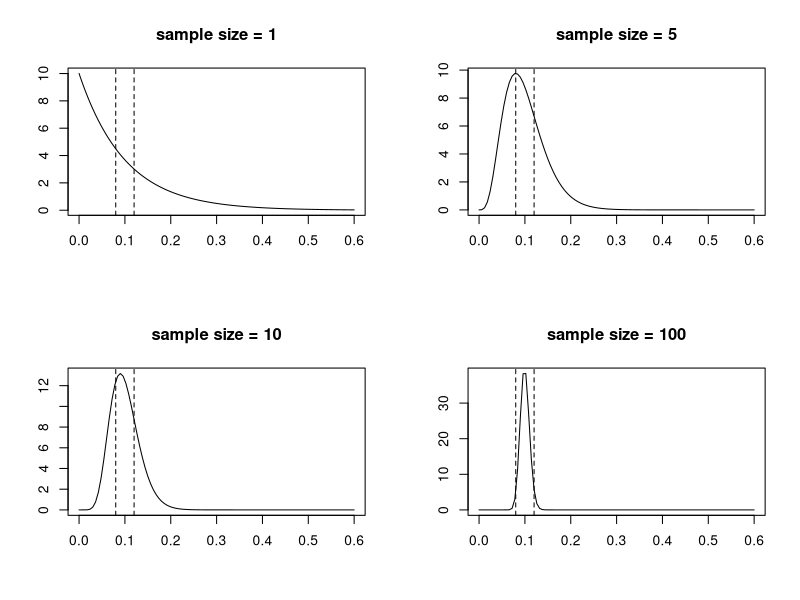
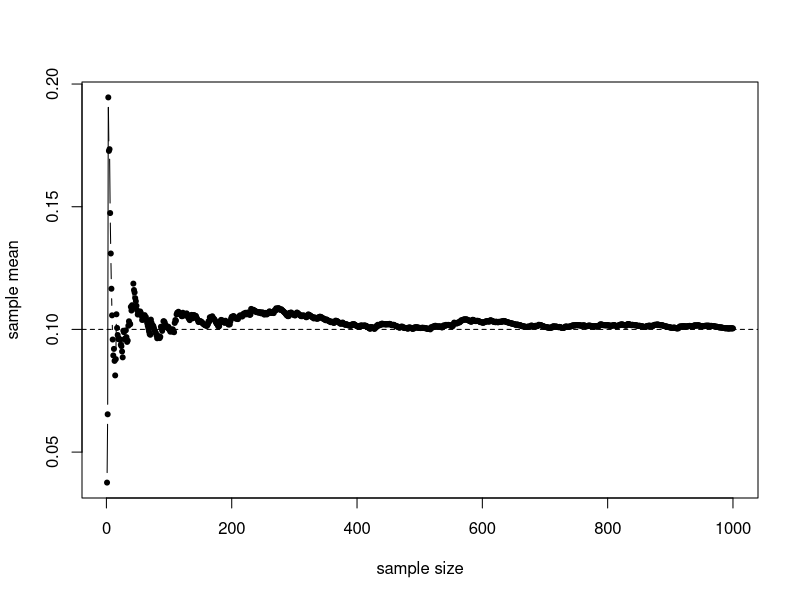
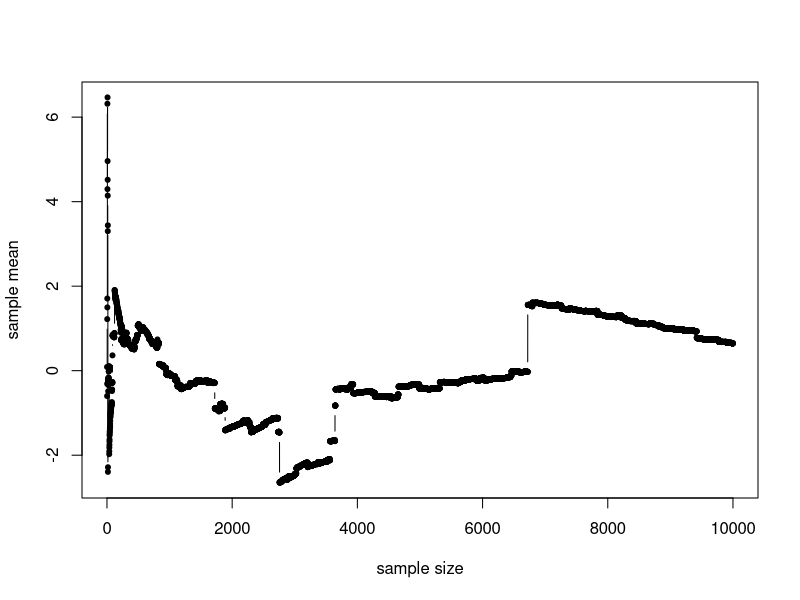
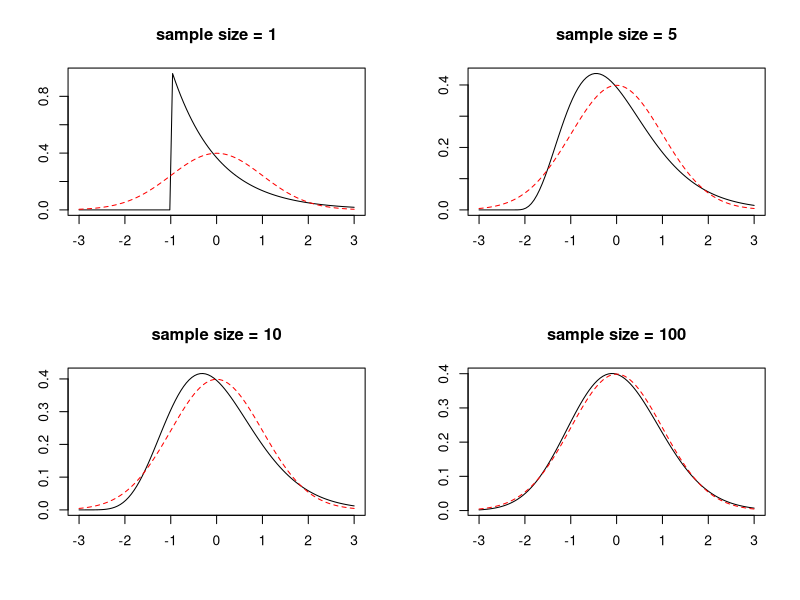

The R script that drew these images, in order:
## illustration of Law of Large Numbers (LLN)
set.seed(777) # set the initial seed

n = 1e3 # sample size

# exponential distribution
lam = 10
x = rexp(n,lam) 
true_val = 1/lam


# weak LLN 
par(mfrow=c(2,2))
ns = c(1,5,10,100)
h = true_val/5
for(i in ns)
{
  denFun = function (x) dgamma(x,i,i*lam) # density function
  plot(denFun, 0, 0.6,
       xlab="",ylab="",main=paste0('sample size = ',i))
  abline(v=c(true_val-h,true_val+h),lty=2)
}

# strong LLN
par(mfrow=c(1,1))
x_bar = cumsum(x)/(1:n)
plot(1:n,x_bar,pch=20,type = 'b',xlab='sample size',
     ylab='sample mean')
abline(h=true_val,lty=2)


# the Cauchy Distribution (does not converge)
n = 1e4
par(mfrow=c(1,1))
x = rcauchy(n) 
x_bar = cumsum(x)/(1:n)
plot(1:n,x_bar,pch=20,type = 'b',xlab='sample size',
     ylab='sample mean')


## illustration of central limit theorem (CLT)

# exponential distribution

par(mfrow=c(2,2))
for(i in ns)
{
  mu = true_val
  sig = 1/lam/sqrt(i)
  denFun = function (x) sig*dgamma(mu+sig*x,i,i*lam) # density function after normalizing
  plot(denFun, -3, 3,
       xlab="",ylab="",main=paste0('sample size = ',i))
  curve(dnorm,-3,3,add=T,col='red',lty=2)
}



